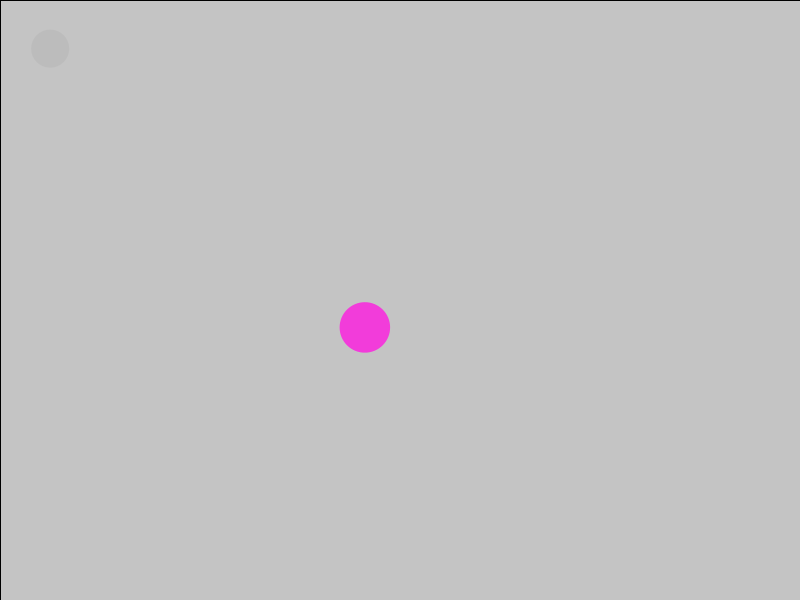
Frame 1 (no input)
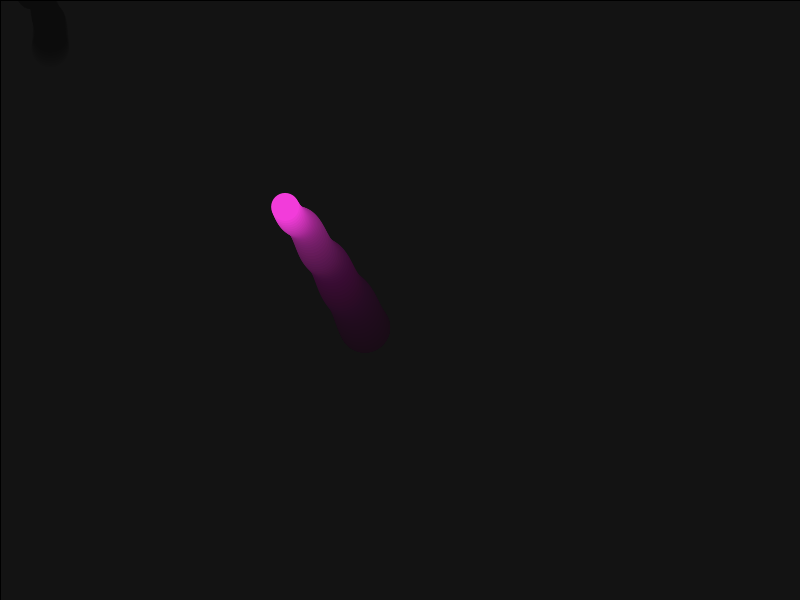
Frame 60 (the mouse pressed at the canvas centre just before this capture)
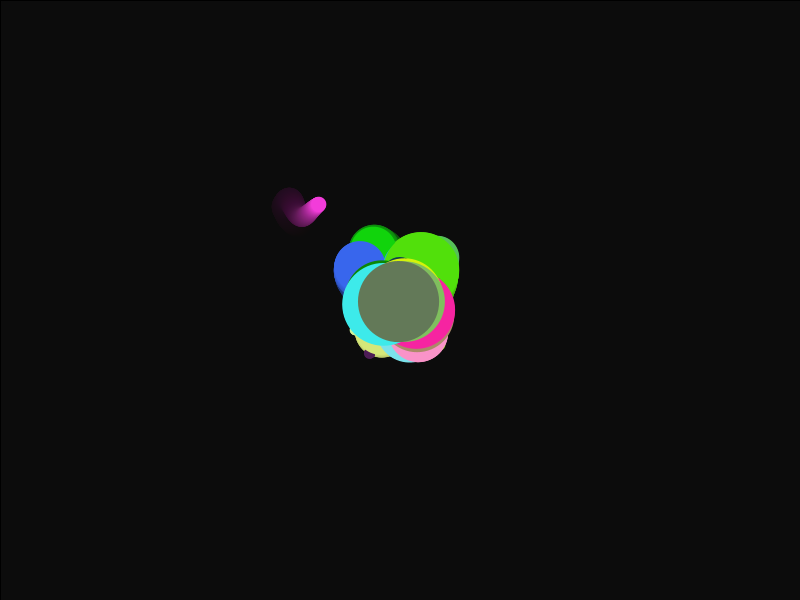
Frame 120 (the mouse held since frame 60 and released just before this capture)

The Processing sketch that drew these frames (run headless with seeded random() and noise(); from frame 60 on, the mouse is pressed at the canvas centre):

// Processing sketch: final_review
// ── final_review.pde
Particle p1,p2;
ArrayList<Particle> particles;

void setup(){
  size(800,600);
  p1 = new Particle(
  new PVector(50,50),
  new PVector (3,2)
  );
  
  p2 = new Particle(
   new PVector(random(width),random(height)),
  new PVector (-3,5)
  );
  
  particles = new ArrayList<Particle>();
  particles.add(p1);
  particles.add(p2);
  
  println(particles);

}
void draw (){
 //background(0)
 fill (0,10);
 rect(0,0, width, height);
  for(Particle p :particles){
    p.update();
    p.draw();
   }
   //creates circles automatically
    // Particle temp = new Particle(
  //new PVector(mouseX, mouseY),
  //new PVector (3,2)
  //);
  //particles.add(temp);
 // p1.update ();
 // p1.draw();
  
 // p2.update ();
 // p2.draw();
 if(mousePressed){
   Particle temp = new Particle(
  new PVector(mouseX, mouseY),
  new PVector (3,2)
  );
  particles.add(temp);
 }
}
  //interaction (play around with player.pos)
  void mousePressed(){
  }

// ── particles.pde
// 1. new attributes
//2. update pos, vel
//3. draw
class Particle {
 PVector pos;
 PVector vel;
 PVector acc;
 color c;
 float r;
 
 Particle (PVector _p,PVector _v ){
   pos =_p;
   vel = new PVector(random(-3,3),random(-3,3));
   //set acc to change the particles falling (0,0,.5) vs bursting motion (0,0)
   acc = new PVector (0,0);
   c = color (random (255), random(255), random(255));
   r = random (10,100);
}
void update (){
  pos.add(vel);
  vel.mult(0.98);
  vel.add(acc);
  //pos.x changed to r or pos.y, sin changed to noise
//r +=noise(frameCount/3.0);
pos.y +=sin(frameCount/r + r);
  if (pos.y>height){
    vel.y= -vel.y;
  }
  PVector delta = new PVector (mouseX, mouseY);
  delta.sub(pos);
  delta.normalize();
  //makes particle move away from mouse
 // delta.mult(-1);
  pos.add(delta);
  
  r*=0.99;
}
void draw (){
  noStroke();
ellipse(pos.x,pos.y,r,r);
  fill (c);
 // rect(pos.x, pos.y, r, r);
}
}
